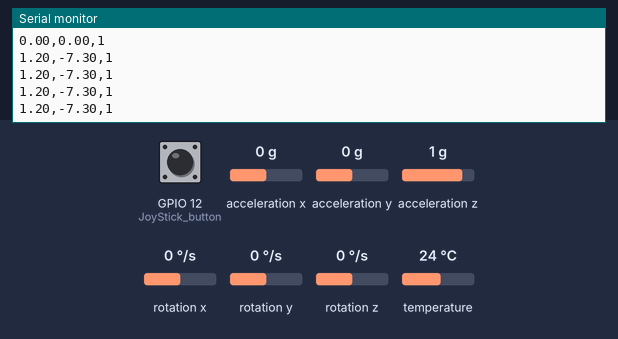
Bench run of a sketch on a simulated ESP8266 (NodeMCU). Shown: the last lines printed to the serial monitor. The test bench sets the inputs (shaded band); at power-on: acceleration x 0 g, GPIO 12 (JoyStick_button) HIGH, acceleration y 0 g, acceleration z 1 g, rotation x 0 °/s, rotation y 0 °/s, rotation z 0 °/s, temperature 24 °C. WiFi joins after 1.5 s; servers stay silent unless stated; uploads are accepted with an empty reply.

Above: at 2.7 s.
2.8 s: acceleration x set to -1.4 g
At 3.27 s:
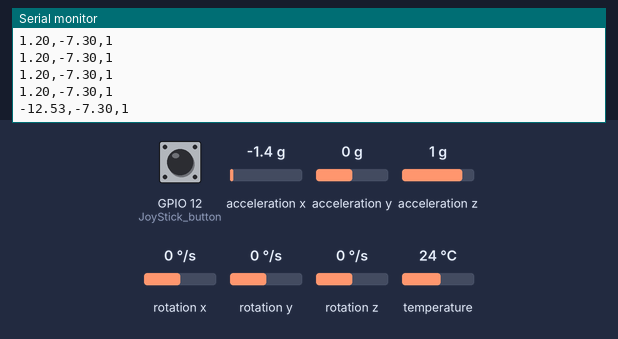
4.3 s: GPIO 12 (JoyStick_button) pulled LOW for 0.3 s
At 4.58 s:
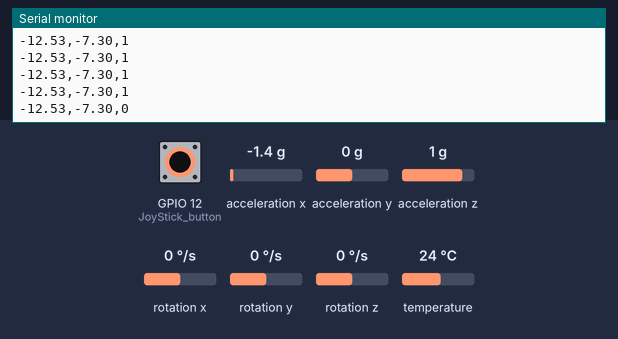
6.1 s: acceleration y set to -1.4 g
At 6.16 s:
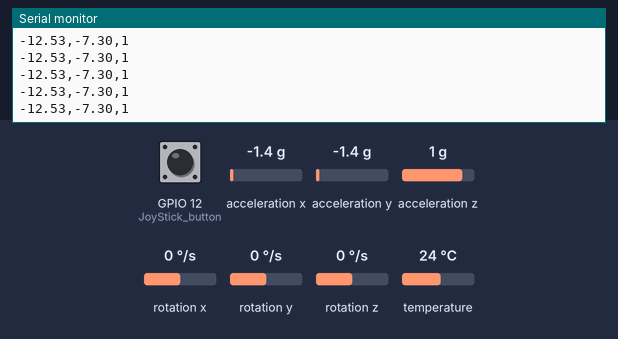
7.6 s: GPIO 12 (JoyStick_button) pulled LOW for 1 s
At 7.99 s:
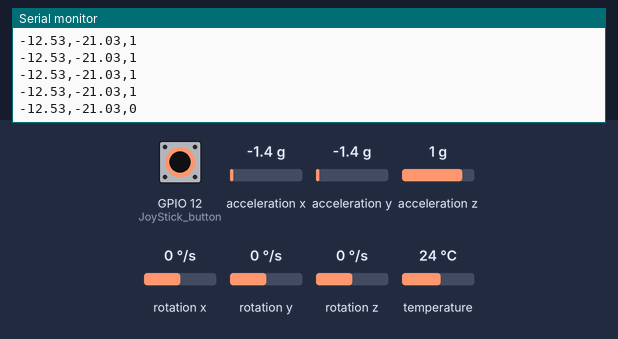
10.1 s: acceleration x set to -0.8 g
At 10.36 s:
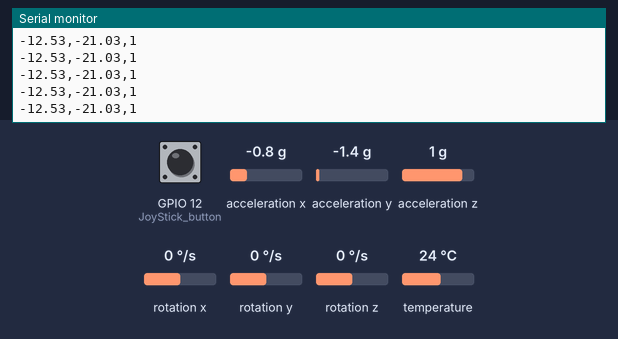
Timing chart, 0 to 12.6 s (numbered marks = the images above; inputs shaded):
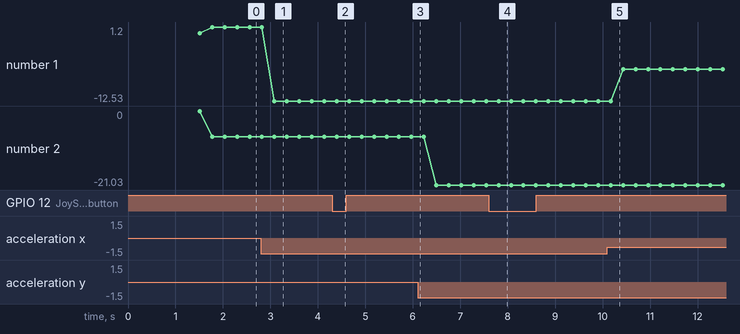

Measured:
- after the input at 2.8 s, the serial monitor: prints a new line after 0.29 s (image 1)
- after the input at 4.3 s, the serial monitor: prints a new line after 0.10 s (image 2)
- after the input at 7.6 s, the serial monitor: prints a new line after 0.21 s (image 4)
- plotted number 1: 1.2 → -12.53 after the input at 2.8 s, -12.53 → -6.65 after the input at 10.1 s
- plotted number 2: -7.3 → -21.03 after the input at 6.1 s

The sketch:

GAMEGLOVE_MK1_.ino
```cpp
#include <ESP8266WiFi.h>
#include <Adafruit_MPU6050.h>
#include <Adafruit_Sensor.h>
#include <Wire.h>

Adafruit_MPU6050 mpu;
const char *ssid = "Alexahome";
const char *password = "loranthus";
float x,y;
int JoyStick_button = 12;
void setup(void) {
  Serial.begin(115200);
  while (!Serial)
    delay(10); // will pause Zero, Leonardo, etc until serial console opens

  Serial.println("Adafruit MPU6050 test!");

  pinMode(JoyStick_button, INPUT_PULLUP);
  if (!mpu.begin()) {
    Serial.println("Failed to find MPU6050 chip");
    while (1) {
      delay(10);
    }
  }
  Serial.println("MPU6050 Found!");
  mpu.setAccelerometerRange(MPU6050_RANGE_16_G);
  Serial.print("Accelerometer range set to: ");
  switch (mpu.getAccelerometerRange()) {
  case MPU6050_RANGE_2_G:
    Serial.println("+-2G");
    break;
  case MPU6050_RANGE_4_G:
    Serial.println("+-4G");
    break;
  case MPU6050_RANGE_8_G:
    Serial.println("+-8G");
    break;
  case MPU6050_RANGE_16_G:
    Serial.println("+-16G");
    break;
  }
  mpu.setFilterBandwidth(MPU6050_BAND_21_HZ);
  Serial.print("Filter bandwidth set to: ");
  switch (mpu.getFilterBandwidth()) {
  case MPU6050_BAND_260_HZ:
    Serial.println("260 Hz");
    break;
  case MPU6050_BAND_184_HZ:
    Serial.println("184 Hz");
    break;
  case MPU6050_BAND_94_HZ:
    Serial.println("94 Hz");
    break;
  case MPU6050_BAND_44_HZ:
    Serial.println("44 Hz");
    break;
  case MPU6050_BAND_21_HZ:
    Serial.println("21 Hz");
    break;
  case MPU6050_BAND_10_HZ:
    Serial.println("10 Hz");
    break;
  case MPU6050_BAND_5_HZ:
    Serial.println("5 Hz");
    break;
  }

    Serial.print("Connecting to ");
  Serial.println(ssid);

  WiFi.mode(WIFI_STA);
  WiFi.begin(ssid, password);

  while (WiFi.status() != WL_CONNECTED) {
    delay(500);
    Serial.print(".");
  }

  Serial.println("");
  Serial.println("WiFi connected");
  Serial.println("IP address: ");
  Serial.println(WiFi.localIP());
  Serial.println("");
}

void loop() {


  sensors_event_t a, g, temp;
  mpu.getEvent(&a, &g, &temp);
  int button;

  button = digitalRead(JoyStick_button);

  Serial.print(x);
  Serial.print(",");
  Serial.print(y);
  Serial.print(",");
  /*
   *   float accel_angle_x = atan(a.acceleration.y/sqrt(pow(a.acceleration.x,2) + pow(a.acceleration.z,2)))*RADIANS_TO_DEGREES;
  float accel_angle_y = atan(-1*a.acceleration.x/sqrt(pow(a.acceleration.y,2) + pow(a.acceleration.z,2)))*RADIANS_TO_DEGREES;
  float x=0.96*g.gyro.x+(0.04)*accel_angle_x;
  float y=0.96*g.gyro.y+(0.04)*accel_angle_y;
   */
  x=(a.acceleration.x +1.2);
  y=(a.acceleration.y -7.3);
  Serial.println(button);
  Serial.println("");

  String s;
  s=String(x)+","+String(y)+","+String(button);
  WiFiClient client;
  const char * host = "192.168.4.1";
  const int httpPort = 80;

  if (!client.connect(host, httpPort)) {
    Serial.println("connection failed");
    return;
  }

  // We now create a URI for the request
  String url = "/data/";
  url += "?sensor_reading=";
  url += s;


  // This will send the request to the server
  client.print(String("GET ") + url + " HTTP/1.1\r\n" +
               "Host: " + host + "\r\n" +
               "Connection: close\r\n\r\n");
  unsigned long timeout = millis();
  while (client.available() == 0) {
    if (millis() - timeout > 5000) {
      Serial.println(">>> Client Timeout !");
      client.stop();
      return;
    }
}

}
```
